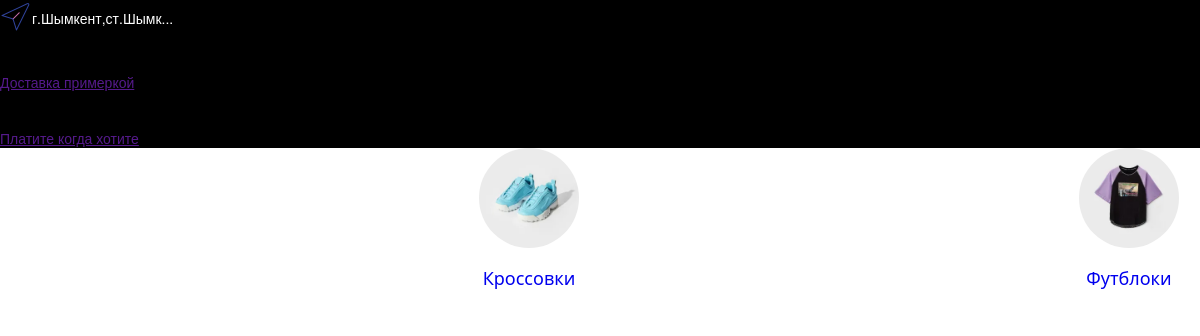
Before: / with the older database file.
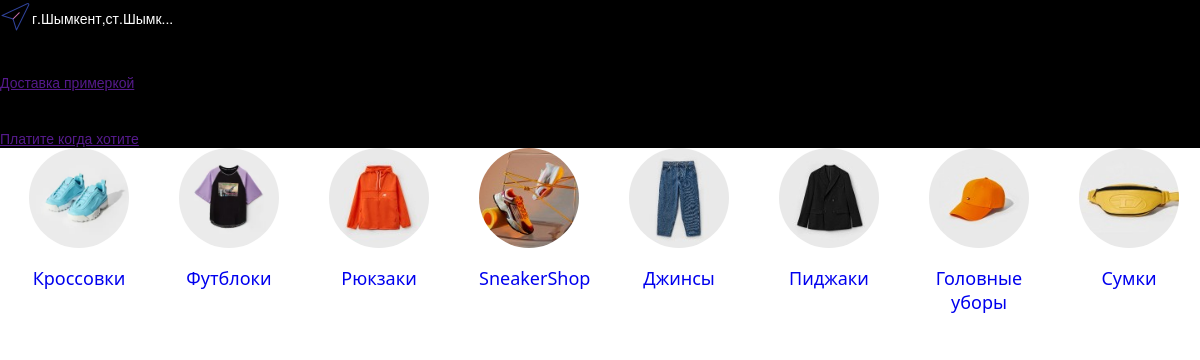
After: the same page with the newer database file.
### app_lamoda/models.py (models this page shows, shortened)
class Category(models.Model):
    name = models.CharField(max_length=15)
    img = models.ImageField(upload_to= 'upload',blank=True,null=True)

### app_lamoda/views.py (the view)
# urls.py: path('',views.lamoda),
def lamoda(request):
    categoryes = Category.objects.all()
    return render(request,'index_lamoda.html',{'categoryes':categoryes})

### app_lamoda/templates/index_lamoda.html (shortened to what this page needs)
{% load static%}
<!DOCTYPE html>
<html lang="en">
<head>
    <link rel="stylesheet" href="{% static 'css/style.css'%}">
    <link rel="stylesheet" href="https://cdn.jsdelivr.net/npm/swiper@11/swiper-bundle.min.css" />
</head>
<body>
    <div class="main">
        <div class="shapka1">
            <div><img src="{% static 'img\navigation_ly9ulwehu3or_32.png'%}" alt=""></div>
            <div class="podshapka2"><a class="a2" href="">г.Шымкент,ст.Шымк...</a></div>
        </div>
        <div class="shapka2">
            <div class="shapka3">
                <div><img src="{% static 'img\veshalka_we92d1aoog4w_32.png'%}" alt=""></div>
                <div><a class="a3" href="">Доставка примеркой</a></div>
            </div>
            <div class="shapka4">
                <div><img src="{% static 'img\bankovskaya_karta_x0d39e3jb6l7_32.png'%}" alt=""></div>
                <div><a href="">Платите когда хотите</a></div>
            </div>
        </div>
    </div>
    <div class="swiper mySwiper">
        <div class="swiper-wrapper">
            {% for lam in categoryes%}
          <div class="swiper-slide">
            <div class="lam_div2">
                <div><img class="img2" src="{{lam.img.url}}" alt="{{lam.name}}"></div>
                <div class="pod_lam2"><a class="a1" href="{% url 'lamoda_category' lam.id%}"><p>{{lam.name}}</p></a></div>
            </div>
          </div>
          {% endfor%}
        </div>
      </div>
</body>
</html>

### app_lamoda/static/css/style.css (style rules this page uses)
.img2 { width: 100px; height: 100px; border-radius: 150px; }
.pod_lam2 { text-align: center; }
.lam_div2 { width: 100px; height: auto; }
.a1 { text-decoration: none; font-family: 'Segoe UI', Tahoma, Geneva, Verdana, sans-serif; }
body { position: relative; height: 100%; }
body { font-family: Helvetica Neue, Helvetica, Arial, sans-serif; font-size: 14px; color: #000; margin: 0; padding: 0; }
.swiper { width: 100%; height: 100%; }
.swiper-slide { text-align: center; font-size: 18px; background: #fff; display: flex; justify-content: center; align-items: center; width: 100px; margin: 0 auto; }
.swiper-slide img { display: block; width: 100%; height: 100%; object-fit: cover; }
.main { background-color: black; width: 100%; }
.shapka1 { display: flex; align-items: center; }
.a2 { color: white; text-decoration: none; }

Changed rows visible on the page:
added Category: img (picture), name "Рюкзаки"
added Category: img (picture), name "SneakerShop"
added Category: img (picture), name "Джинсы"
added Category: img (picture), name "Пиджаки"
added Category: img (picture), name "Головные уборы"
added Category: img (picture), name "Сумки"
